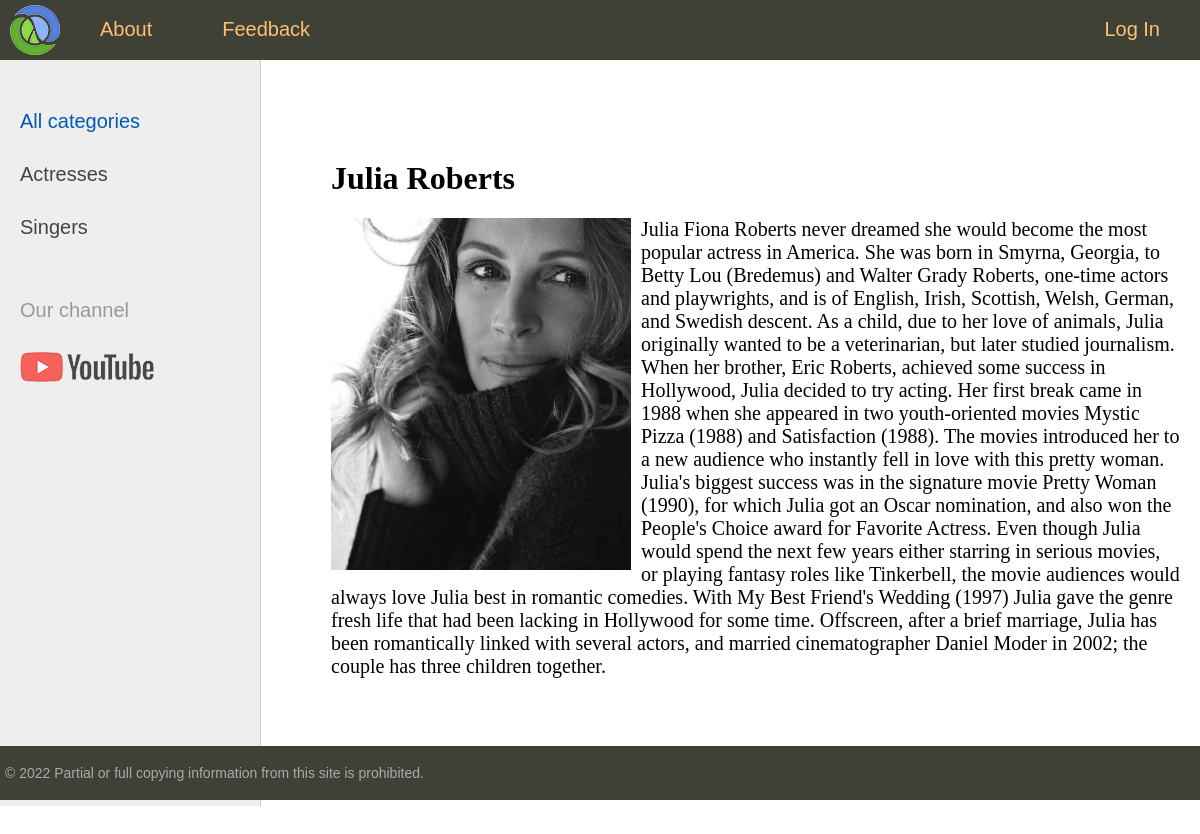
Screenshot of /post/julia-roberts/ with the database file from the repository.
### women/models.py (models this page shows, shortened)
class Category(models.Model):
    name = models.CharField(max_length=100, db_index=True, verbose_name='Category')
    slug = models.SlugField(max_length=255, unique=True, db_index=True, verbose_name="URL")
    def get_absolute_url(self):
        return reverse('category', kwargs={'cat_slug': self.slug})
    class Meta:
        verbose_name = 'Category'
        verbose_name_plural = 'Categories'
        ordering = ['id']

class Women(models.Model):
    title = models.CharField(max_length=255)
    slug = models.SlugField(max_length=255, unique=True, db_index=True, verbose_name="URL")
    content = models.TextField(blank=True)
    photo = models.ImageField(upload_to="photos/%Y/%m/%d/")
    time_create = models.DateTimeField(auto_now_add=True)
    time_update = models.DateTimeField(auto_now=True)
    is_published = models.BooleanField(default=True)
    cat = models.ForeignKey('Category', on_delete=models.PROTECT, verbose_name="Category")
    def __str__(self):
        return self.title   # write this magic method to print titles after SQL query
    class Meta:
        verbose_name = 'Famous women'
        verbose_name_plural = 'Famous women'
        ordering = ['-time_create', 'title']

### women/views.py (the view)
# urls.py: path('post/<slug:post_slug>/', ShowPost.as_view(), name='post'),
class ShowPost(DataMixin, DetailView):
    model = Women
    template_name = 'women/post.html'
    slug_url_kwarg = 'post_slug'
    context_object_name = 'post'
    def get_context_data(self, *, object_list=None, **kwargs):
        context = super().get_context_data(**kwargs)
        c_def = self.get_user_context(title=context['post'])
        return dict(list(context.items()) + list(c_def.items()))

### women/utils.py (called while the page is built)
    def get_user_context(self, **kwargs):
        context = kwargs
        cats = Category.objects.annotate(Count('women'))
        user_menu = menu.copy()
        if not self.request.user.is_authenticated:
            user_menu.pop(1)
        context['menu'] = user_menu
        context['cats'] = cats
        if 'cat_selected' not in context:
            context['cat_selected'] = 0
        return context

### women/templates/women/post.html
{% extends 'women/base.html' %}
{% block content %}
<h1>{{ post.title }}</h1>
{% if post.photo %}
<p><img class="img-article-left" src="{{ post.photo.url }}"></p>
{% endif %}
{{ post.content | linebreaks }}
{% endblock %}

### women/templates/women/base.html (shortened to what this page needs)
{% load static %}
{% load women_tags %}
<!DOCTYPE html>
<html>
<head>
	<link type="text/css" href="{% static 'women/css/styles.css' %}" rel="stylesheet" />
</head>
<body>
<table class="table-page" border=0 cellpadding="0" cellspacing="0">
<tr><td valign=top>
{% block mainmenu %}
		<div class="header">
			<ul id="mainmenu" class="mainmenu">
			<li class="logo"><a href="{% url 'home' %}"><div class="logo"></div></a></li>
{% for m in menu %}
	{% if not forloop.last %}
			<li><a href="{% url m.url_name %}">{{m.title}}</a></li>
	{% else %}
			<li class="last"><a href="{% url m.url_name %}">{{m.title}}</a></li>
	{% endif %}
{% endfor %}
			</ul>
		</div>
{% endblock mainmenu %}
<table class="table-content" border=0 cellpadding="0" cellspacing="0">
<tr>
	<td valign="top" class="left-chapters">
	<ul id="leftchapters">
{% if cat_selected == 0 %}
		<li class="selected">All categories</li>
{% else %}
		<li><a href="{% url 'home' %}">All categories</a></li>
{% endif %}
{% for c in cats %}
{% if c.women__count > 0 %}
	{% if c.pk == cat_selected %}
		<li class="selected">{{c.name}}</li>
	{% else %}
		<li><a href="{{ c.get_absolute_url }}">{{c.name}}</a></li>
	{% endif %}
{% endif %}
{% endfor %}
		<li class="share">
		<p>Our channel</p>
		<a class="share-yt" href="https://www.youtube.com/watch?v=dQw4w9WgXcQ&ab_channel=RickAstley" target="_blank" rel="nofollow"></a>
		</li>
	</ul>
</td>
<td valign="top" class="content">
	<div class="content-text">
{% block content %}
{% endblock %}
	</div>
</td></tr></table>
</td></tr>
<tr><td valign=top>
	<div id="footer">
		<p>&copy; 2022 Partial or full copying information from this site is prohibited.</p>
	</div>
</td></tr></table>
</body>
</html>

### women/static/women/css/styles.css (style rules this page uses)
html, body { font-family: 'Arial'; margin: 0; padding: 0; height: 100%; width: 100%; color: #444; }
a { color: #0059b2; text-decoration: none; }
img { max-width: 600px; height: auto; }
img.img-article-left { max-width: 300px; height: auto; float: left; padding: 0 10px 10px 0; }
.table-page { width: 100%; height: 100%; vertical-align: top; }
.table-page tr { height: 100%; }
.header { background: #3F4137; height: 60px; }
.logo { background: url('../images/logo.png') no-repeat 10px 5px; width: 70px; height: 60px; }
ul.mainmenu { list-style: none; margin: 0; padding: 0; height: 60px; color: #fdc073; font-size: 20px; overflow: hidden; }
ul.mainmenu li { float: left; margin: 18px 40px 0 30px; }
ul.mainmenu li.logo { margin: 0; }
ul.mainmenu li.last { float: right; }
ul.mainmenu li a { color: #fdc073; text-decoration: none; }
.table-content { width: 100%; min-height: 100%; height: 100%; }
.left-chapters { margin: 0; background: #eee; border-right: 1px solid #ccc; min-height: 100%; }
.left-chapters ul { width: 230px; min-height: 100%; margin: 0; padding: 20px 10px 10px 20px; list-style: none; font-size: 20px; }
.left-chapters ul li { margin: 30px 0 0 0; color: #999; }
.left-chapters ul li.selected { color: #0059b2; }
.left-chapters ul li a { color: #444; text-decoration: none; }
.left-chapters ul li.share { margin: 60px 0 0 0; }
.left-chapters ul li.share p { margin: 30px 0 30px 0; }
.left-chapters ul li.share a { display: inline-block; width: 40px; height: 40px; margin: 0 20px 0 0; }
.left-chapters ul li.share a.share-yt { width: 100%; height: 30px; background: url('../images/share_yt.png') no-repeat 0 0 }
.content { padding: 40px 20px 20px 40px; width: 100%; box-sizing: border-box; }
.content-text { margin: 60px 0 0 30px; color: #000; font-size: 20px; font-family: Yandex Sans Display Light; }
.content-text h1 { font-size: 32px; }
#footer { box-sizing: border-box; background: #3F4137; padding: 5px; color: #aaa; font-size: 14px; font-family: Verdana, Geneva, Arial, Helvetica; text-align: left; overflow: hidden; }

### rows the page displays
Category: name "Actresses"
Category: name "Singers"
Women: title "Julia Roberts", photo (picture), content "Julia Fiona Roberts never dreamed she would become the most popular actress in America. She was born in Smyrna, Georgia, to Betty Lou (Bredemus) and Walter Grady Roberts, one-time actors and playwrights, and is of English, Irish, Scottish, Welsh, German, and Swedish descent. As a child, due to her love of animals, Julia originally wanted to be a veterinarian, but later studied journalism. When her brother, Eric Roberts, achieved some success in Hollywood, Julia decided to try acting. Her first break came in 1988 when she appeared in two youth-oriented movies Mystic Pizza (1988) and Satisfaction (1988). The movies introduced her to a new audience who instantly fell in love with this pretty…"

### other values shown
{{ m.title }} "About" "Feedback"
{{ m.title }} "Log In"
